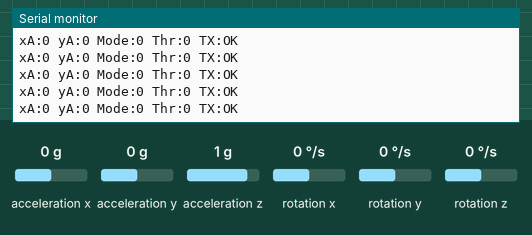
Simulated run of this sketch. Board: Arduino Nano, built with avr-gcc and run on an emulated ATmega328P. Parts: the last lines printed to the serial monitor. Inputs (shaded band) come from the test bench; at power-on: acceleration x 0 g, acceleration y 0 g, acceleration z 1 g, rotation x 0 °/s, rotation y 0 °/s, rotation z 0 °/s. No radio packets arrive unless stated.

Above: at 5.0 s.
5.1 s: acceleration x set to -1.4 g
At 5.9 s:
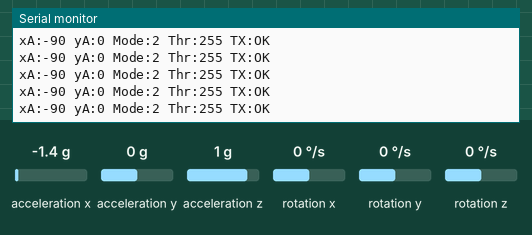
8.1 s: acceleration y set to -1.4 g
At 8.8 s:
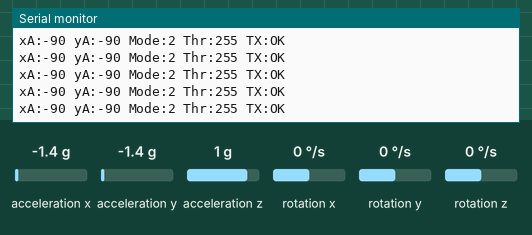
11.1 s: acceleration x set to 0 g
At 11.6 s:
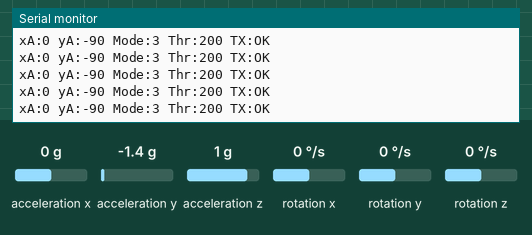
14.1 s: acceleration y set to 0 g
At 14.7 s:
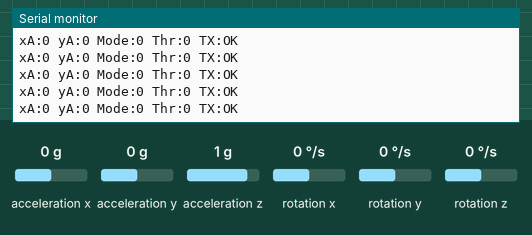
17.1 s: acceleration x set to 0.8 g
At 18.2 s:
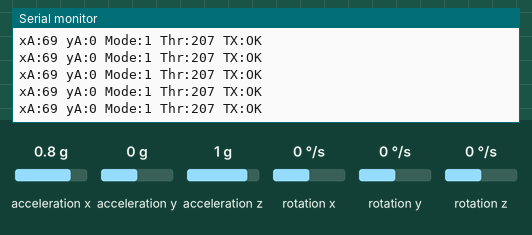
20.1 s: acceleration y set to -0.8 g
At 21.0 s:
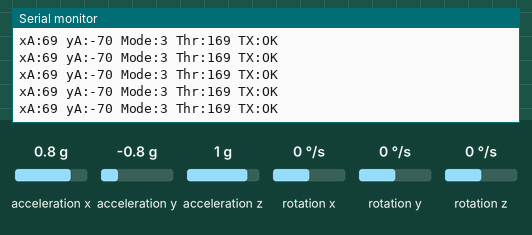
Timing chart, 0 to 23.1 s (numbered marks = the images above; inputs shaded):
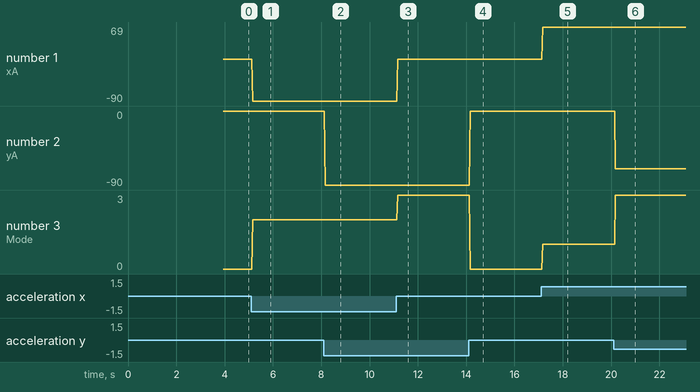

Measured:
- after the input at 5.1 s, the serial monitor: prints a new line after 0.06 s (image 1)
- after the input at 8.1 s, the serial monitor: prints a new line after 0.06 s (image 2)
- after the input at 11.1 s, the serial monitor: prints a new line after 0.06 s (image 3)
- after the input at 14.1 s, the serial monitor: prints a new line after 0.07 s (image 4)
- after the input at 17.1 s, the serial monitor: prints a new line after 0.06 s (image 5)
- after the input at 20.1 s, the serial monitor: prints a new line after 0.08 s (image 6)
- plotted number 1: 0 → -90 after the input at 5.1 s, 0 → 69 after the input at 17.1 s
- plotted number 2: 0 → -70 after the input at 20.1 s

The sketch:

transmitter.ino
```cpp
/*
 * GC-Car Transmitter — Arduino Nano + MPU6050 + nRF24L01+
 * Reads hand tilt, maps to movement commands, sends via RF.
 * Pipe: "GCCAR", Channel 108, 250kbps
 */

#include <SPI.h>
#include <RF24.h>
#include <Wire.h>
#include <MPU6050.h>


#define NRF_CE_PIN   9
#define NRF_CSN_PIN  10


RF24    radio(NRF_CE_PIN, NRF_CSN_PIN);
MPU6050 mpu;


const byte PIPE_ADDRESS[6] = "GCCAR";


struct ControlPacket {
  int16_t xAngle;    // Forward/Backward  –90 to +90 degrees
  int16_t yAngle;    // Left/Right         –90 to +90 degrees
  uint8_t mode;      // 0=STOP 1=FWD 2=REV 3=LEFT 4=RIGHT
  uint8_t throttle;  // Motor speed  0–255
  uint8_t steering;  // Steering mix 0–255  (127 = straight)
};

ControlPacket txData;


int16_t ax_offset = 0;
int16_t ay_offset = 0;
int16_t az_offset = 0;

// Dead-zone (degrees) — prevents jitter at rest
const int DEAD_ZONE = 12;

void setup() {
  Serial.begin(9600);
  Wire.begin();

  // --- MPU6050 init ---
  Serial.println(F("Initializing MPU6050..."));
  mpu.initialize();
  if (!mpu.testConnection()) {
    Serial.println(F("[ERROR] MPU6050 not found. Check wiring!"));
    while (1);
  }
  Serial.println(F("MPU6050 OK"));

  // --- Calibrate (keep transmitter flat for 2 s) ---
  Serial.println(F("Calibrating... Keep transmitter FLAT for 2 seconds."));
  delay(2000);
  calibrateMPU();
  Serial.println(F("Calibration done!"));

  // --- nRF24L01+ init ---
  if (!radio.begin()) {
    Serial.println(F("[ERROR] nRF24L01+ not detected. Check wiring!"));
    while (1);
  }
  radio.setPALevel(RF24_PA_HIGH);
  radio.setDataRate(RF24_250KBPS);
  radio.setChannel(108);             // Above WiFi channels
  radio.setRetries(5, 15);
  radio.openWritingPipe(PIPE_ADDRESS);
  radio.stopListening();             // TX mode

  Serial.println(F("Transmitter READY — Tilt to drive!"));
  Serial.println(F("===================================="));
}

void loop() {
  int16_t ax, ay, az, gx, gy, gz;
  mpu.getMotion6(&ax, &ay, &az, &gx, &gy, &gz);

  // Apply calibration
  ax -= ax_offset;
  ay -= ay_offset;

  // Raw accel ~±17000 → map to ±90 degrees
  int16_t xAngle = constrain(map(ax, -17000, 17000, -90, 90), -90, 90);
  int16_t yAngle = constrain(map(ay, -17000, 17000, -90, 90), -90, 90);


  if (abs(xAngle) <= DEAD_ZONE && abs(yAngle) <= DEAD_ZONE) {
    // STOP
    txData.mode     = 0;
    txData.throttle = 0;
    txData.steering = 127;

  } else if (abs(xAngle) >= abs(yAngle)) {
    // FORWARD or BACKWARD (dominant tilt)
    if (xAngle > DEAD_ZONE) {
      txData.mode     = 1;   // FORWARD
      txData.throttle = (uint8_t)map(xAngle,  DEAD_ZONE, 90, 80, 255);
    } else {
      txData.mode     = 2;   // BACKWARD
      txData.throttle = (uint8_t)map(-xAngle, DEAD_ZONE, 90, 80, 255);
    }
    txData.steering = (uint8_t)map(yAngle, -90, 90, 0, 255);

  } else {
    // PIVOT LEFT or PIVOT RIGHT (dominant side tilt)
    if (yAngle < -DEAD_ZONE) {
      txData.mode     = 3;   // LEFT
      txData.throttle = (uint8_t)map(-yAngle, DEAD_ZONE, 90, 80, 200);
    } else {
      txData.mode     = 4;   // RIGHT
      txData.throttle = (uint8_t)map(yAngle,  DEAD_ZONE, 90, 80, 200);
    }
    txData.steering = (yAngle < 0) ? 0 : 255;
  }

  txData.xAngle = xAngle;
  txData.yAngle = yAngle;


  bool ok = radio.write(&txData, sizeof(ControlPacket));


  Serial.print(F("xA:")); Serial.print(xAngle);
  Serial.print(F(" yA:")); Serial.print(yAngle);
  Serial.print(F(" Mode:")); Serial.print(txData.mode);
  Serial.print(F(" Thr:")); Serial.print(txData.throttle);
  Serial.print(F(" TX:")); Serial.println(ok ? F("OK") : F("FAIL"));

  delay(20);   // 50 Hz update rate
}


void calibrateMPU() {
  const int SAMPLES = 200;
  int32_t sx = 0, sy = 0, sz = 0;
  for (int i = 0; i < SAMPLES; i++) {
    int16_t ax, ay, az, gx, gy, gz;
    mpu.getMotion6(&ax, &ay, &az, &gx, &gy, &gz);
    sx += ax; sy += ay; sz += az;
    delay(5);
  }
  ax_offset = sx / SAMPLES;
  ay_offset = sy / SAMPLES;
  az_offset = (sz / SAMPLES) - 16384;   // Remove 1g from Z

  Serial.print(F("Offsets → ax:")); Serial.print(ax_offset);
  Serial.print(F(" ay:")); Serial.print(ay_offset);
  Serial.print(F(" az:")); Serial.println(az_offset);
}
```
